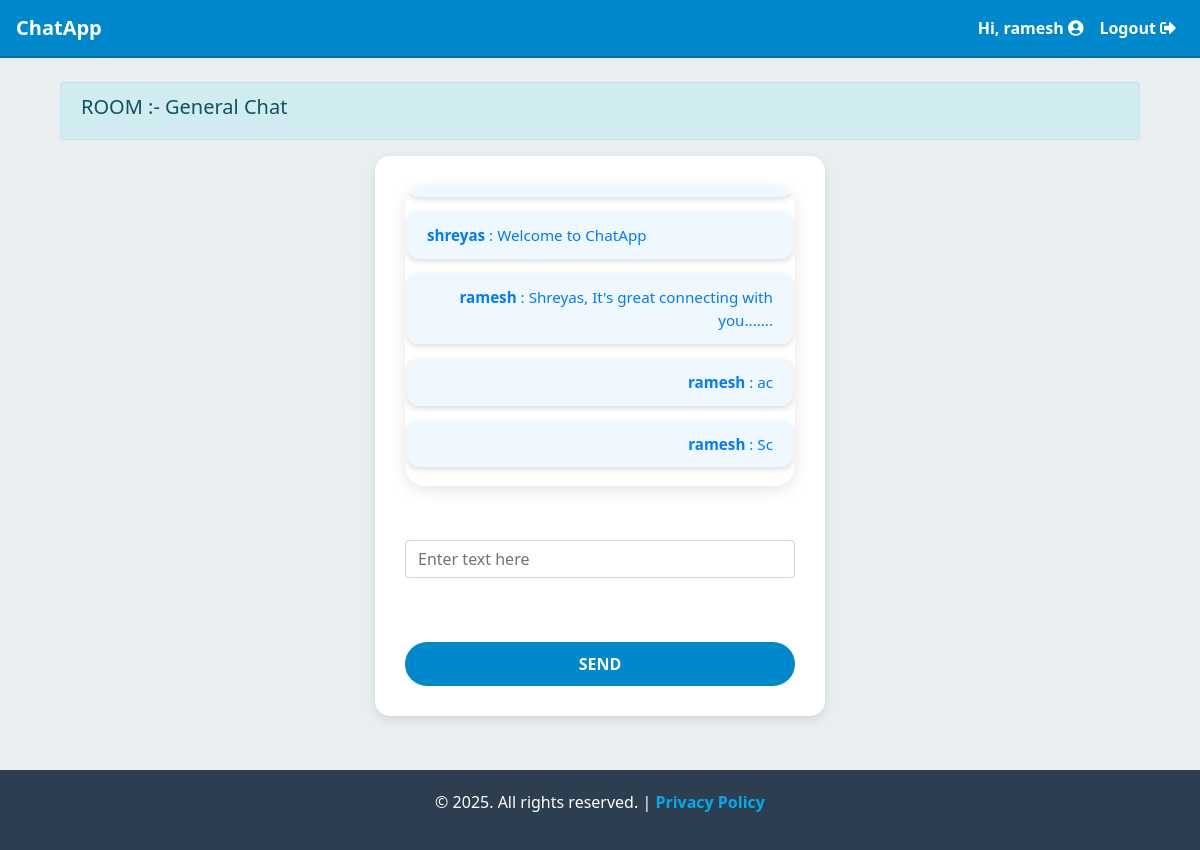
Page /general (signed in) on the earlier database version.
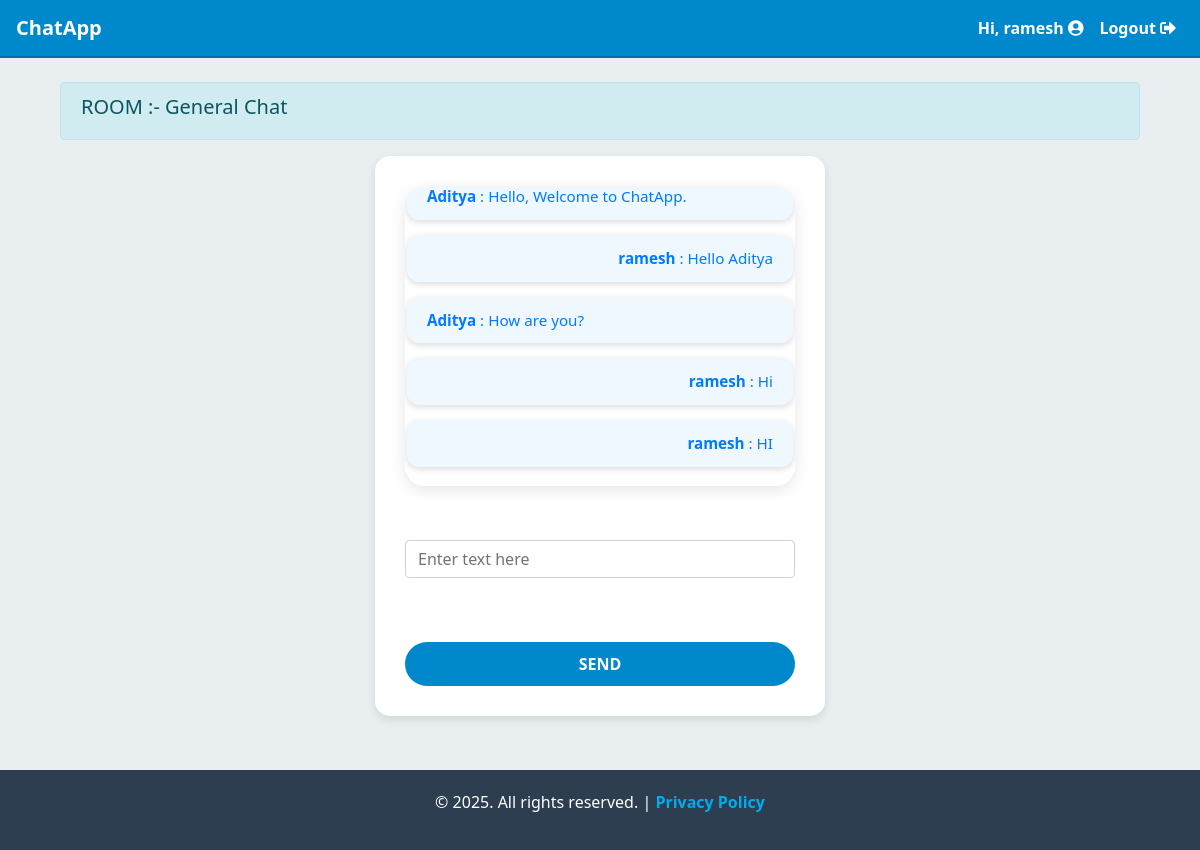
Same page on the later database version.
### chatapp/models.py (models this page shows, shortened)
class Room(models.Model):
    name = models.CharField(max_length=20)
    slug = models.SlugField(max_length=100)

class Message(models.Model):
    user = models.ForeignKey(User, on_delete=models.CASCADE)
    content = models.TextField()
    room = models.ForeignKey(Room, on_delete=models.CASCADE)
    created_on = models.DateTimeField(auto_now_add=True)

### chatapp/views.py (the view)
# urls.py: path("<str:slug>", views.room, name="room"),
def room(request,slug):
    room_name=Room.objects.get(slug=slug).name
    messages=Message.objects.filter(room=Room.objects.get(slug=slug))
    return render(request, "room.html",{"room_name":room_name,"slug":slug,'messages':messages})

### templates/room.html (shortened to what this page needs)
{% extends 'base.html' %}
{% block content %}
{% if user.is_authenticated %}
  <div class="container">
    <div class="row d-flex justify-content-center">
        <div class="col-12">
            <div class="alert alert-info d-flex justify-content-between" role="alert">
              <h5>ROOM :- {{room_name}}</h5>
            </div>
            <form>
                <div class="form-group">
                  {% if messages %}
                  <div class="jumbotron" id="chatbox" style="padding: 4px 2px;max-height: 300px;  /* Adjust the max-height as needed */
                  overflow-y: scroll;
                "">
                      {% for message in messages %}
                        <div class="chat-message {% if message.user == request.user %}text-right{% else %}text-left{% endif %}">
                          <b>{{ message.user.username }}</b> : {{ message.content }}<br>
                        </div>
                        {% endfor %}
                  </div>
                  {% else %}
                  <div class="jumbotron" id="chatbox" style="padding: 4px 2px;"></div>
                  <b>No Messages in this Room.</b>
                    {% endif %}
                </div>
                <br/>
                <div class="form-group" style="width: 100%;">
                    <input class="form-control" placeholder="Enter text here" id="my_input" type="text" required></br>
                </div>
                <br/>
                <input class="btn btn-primary btn-lg btn-block" id="submit_button" type="button" value="Send">
            </form>
        </div>
    </div>
</div>
{% endif %}
<br/>
{% endblock %}

### templates/base.html (shortened to what this page needs)
<!doctype html>
<html lang="en">
<head>
    <link rel="stylesheet" href="https://cdn.jsdelivr.net/npm/bootstrap@4.3.1/dist/css/bootstrap.min.css">
    <link rel="stylesheet" href="https://cdnjs.cloudflare.com/ajax/libs/font-awesome/5.15.3/css/all.min.css">
</head>
<body>
    {% block header %}
    <nav class="navbar navbar-expand-lg navbar-dark">
        <a class="navbar-brand" href="#">ChatApp</a>
        <div class="collapse navbar-collapse" id="navbarNav">
            <ul class="navbar-nav ml-auto">
                {% if user.is_authenticated %}
                    <li class="nav-item">
                        <a class="nav-link" href="#">Hi, {{ user.username }} <i class="fas fa-user-circle"></i></a>
                    </li>
                    <li class="nav-item">
                        <a class="nav-link" href="{% url 'logout' %}">Logout <i class="fas fa-sign-out-alt"></i></a>
                    </li>
                {% endif %}
            </ul>
        </div>
    </nav>
    {% endblock %}
    <main class="container mt-4 fade-in">
        {% block content %}{% endblock %}
    </main>
    <footer>
        <p>&copy; 2025. All rights reserved. | <a href="#">Privacy Policy</a></p>
    </footer>
</body>
</html>

### templates/base.html (style rules this page uses)
body { background-color: #e9eff1; font-family: 'Segoe UI', Tahoma, Geneva, Verdana, sans-serif; color: #555; margin: 0; padding: 0; }
.navbar { background-color: #0088cc; border-bottom: 2px solid #006fa6; }
.navbar a { color: white !important; font-weight: 600; }
.btn { border-radius: 30px; font-size: 16px; padding: 10px 25px; text-transform: uppercase; font-weight: 600; }
.btn-primary { background-color: #0088cc; border: none; }
.chat-message { background-color: #f0f8ff; border-radius: 12px; padding: 12px 20px; font-size: 0.95rem; color: #007bff; margin: 15px 0; box-shadow: 0 2px 6px rgba(0, 0, 0, 0.15); }
form { background-color: white; border-radius: 15px; box-shadow: 0 4px 10px rgba(0, 0, 0, 0.1); padding: 30px; width: 100%; max-width: 450px; margin: 0 auto; }
footer { background-color: #2c3e50; color: white; padding: 20px 0; text-align: center; margin-top: 30px; }
footer a { color: #00acee; text-decoration: none; font-weight: 600; }
.jumbotron { background-color: white; border-radius: 20px; box-shadow: 0 4px 15px rgba(0, 0, 0, 0.1); padding: 40px; text-align: center; margin-bottom: 30px; }
.fade-in { animation: fadeIn 1s ease-in-out; }

Differences in the rows shown:
removed Message: user.username "shreyas", content "Welcome to ChatApp"
removed Message: user.username "ramesh", content "Shreyas, It's great connecting with you......."
removed Message: user.username "ramesh", content "ac"
removed Message: user.username "ramesh", content "Sc"
added Message: user.username "Aditya", content "Hello, Welcome to ChatApp."
added Message: user.username "ramesh", content "Hello Aditya"
added Message: user.username "Aditya", content "How are you?"
added Message: user.username "ramesh", content "Hi"
added Message: user.username "ramesh", content "HI"
